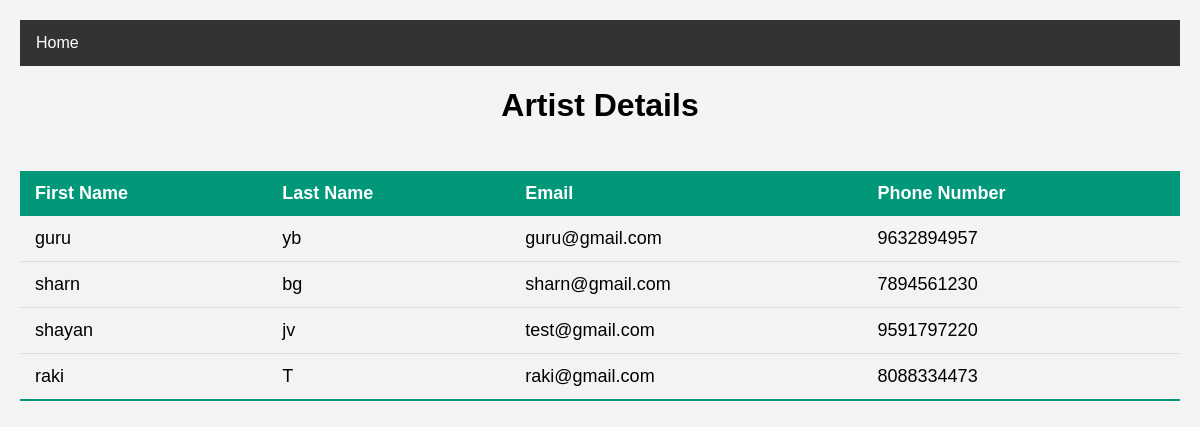
Page /artgalary/adminartist.php on the committed database.
### tables this page shows
CREATE TABLE `user` (
  `fname` varchar(50) NOT NULL,
  `lname` varchar(50) NOT NULL,
  `email` varchar(50) NOT NULL,
  `password` varchar(50) NOT NULL,
  `phno` varchar(10) NOT NULL
);

### artgalary/adminartist.php (the view, shortened to what this page needs)
  <!DOCTYPE html>
<html>
    <head>
</head>
<body>
    <ul>
  <li><a class="active" href="userhome.php">Home</a></li>
    </ul>
<center>
        <table  id="customers" style="width:60%">
                <h1>Artist Details<h1>
  <table class="styled-table">
    <thead>
  <tr>
       <th>First Name</th>
       <th>Last Name</th>
       <th>Email</th>
        <th>Phone Number</th>
</tr>
</thead>
  <?php
                include 'dbconfig.php';
                $sql = "SELECT DISTINCT aid FROM addart";
                $result = $conn->query($sql);
                if ($result->num_rows > 0) {
                    while ($row = $result->fetch_assoc()) {
                        $phno = $row['aid'];
                        $sql1 = "SELECT * FROM user WHERE phno = '$phno'";
                        $result1 = $conn->query($sql1);
                        if ($result1->num_rows > 0) {
                            while ($row1 = $result1->fetch_assoc()) {
                                $fname = $row1['fname'];
                                $lname = $row1['lname'];
                                $email = $row1['email'];
                                echo "<tr>";
                                echo "<td>$fname</td>";
                                echo "<td>$lname</td>";
                                echo "<td>$email</td>";
                                echo "<td>$phno</td>";
                                echo "</tr>";
                            }
                        }
                    }
                } else {
                    echo "<tr><td colspan='5'>No records found</td></tr>";
                }
            ?>
</table>
 </center>
</body>
</html>

### artgalary/adminartist.php (style rules this page uses)
ul { list-style-type: none; margin: 0; padding: 0; overflow: hidden; background-color: #333; }
li { float: left; }
li a { display: block; color: white; text-align: center; padding: 14px 16px; text-decoration: none; }
body { font-family: Arial, sans-serif; margin: 0; padding: 20px; background-color: #f4f4f4; }
.styled-table { width: 100%; border-collapse: collapse; margin: 25px 0; font-size: 18px; text-align: left; }
.styled-table thead tr { background-color: #009879; color: #ffffff; text-align: left; font-weight: bold; }
.styled-table th, .styled-table td { padding: 12px 15px; }
.styled-table tbody tr { border-bottom: 1px solid #dddddd; }
.styled-table tbody tr:nth-of-type(even) { background-color: #f3f3f3; }
.styled-table tbody tr:last-of-type { border-bottom: 2px solid #009879; }

### rows in the picture
user: fname "guru", lname "yb", email "guru@gmail.com", phno "9632894957"
user: fname "sharn", lname "bg", email "sharn@gmail.com", phno "7894561230"
user: fname "shayan", lname "jv", email "test@gmail.com", phno "9591797220"
user: fname "raki", lname "T", email "raki@gmail.com", phno "8088334473"
